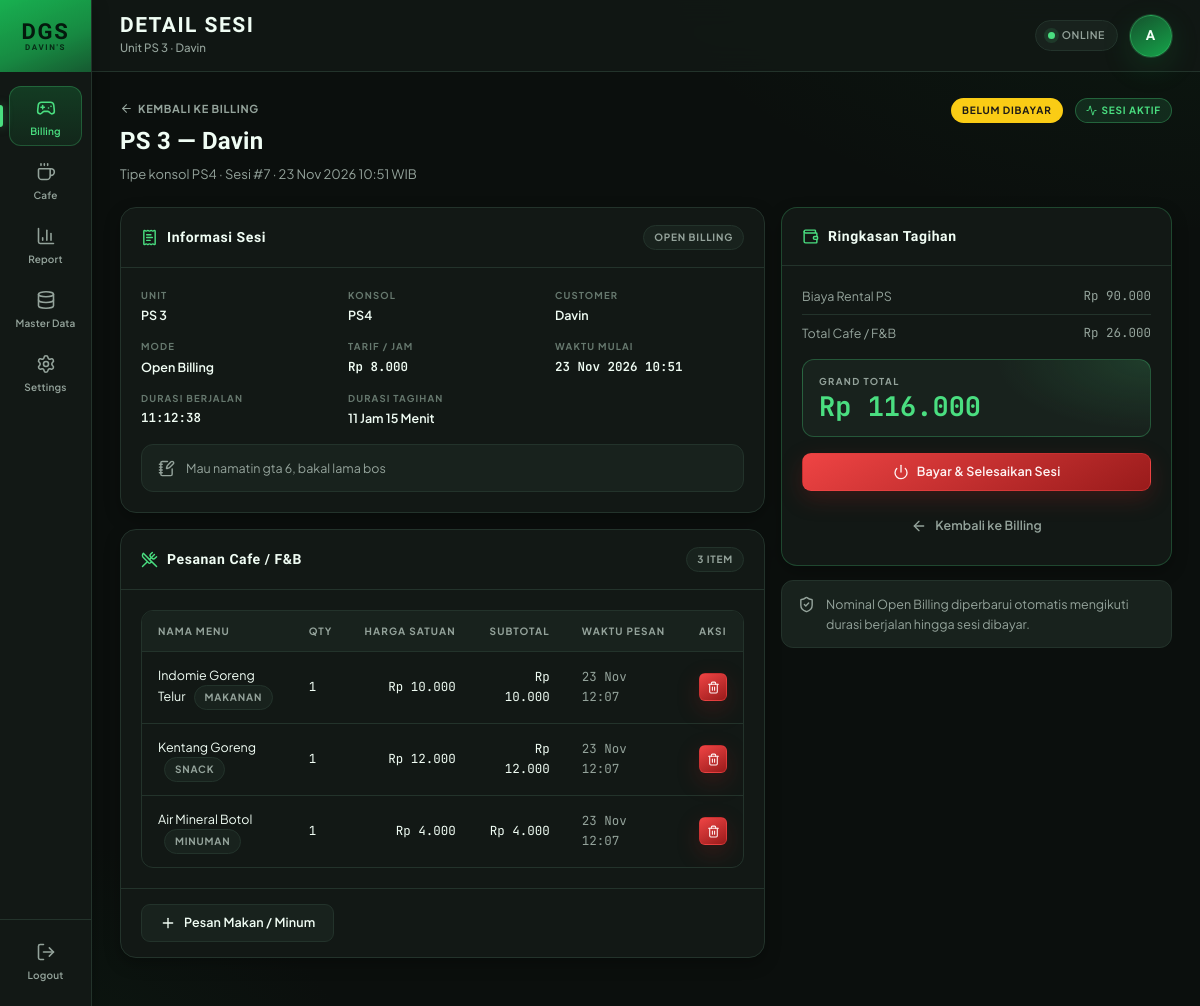
Screenshot of /pages/session_detail.php?id=7 (signed in) with the database file from the repository.
### tables this page shows
CREATE TABLE `billing_sessions` (
  `id` int UNSIGNED NOT NULL,
  `station_id` int UNSIGNED NOT NULL,
  `customer_name` varchar(100) NOT NULL,
  `billing_mode` enum('package','open') NOT NULL DEFAULT 'package',
  `hourly_rate_snapshot` int UNSIGNED NOT NULL COMMENT 'Tarif per jam saat sesi dimulai',
  `duration_minutes` int UNSIGNED DEFAULT NULL COMMENT 'Durasi paket (menit) atau total durasi final saat selesai',
  `start_time` datetime NOT NULL,
  `scheduled_end_time` datetime DEFAULT NULL COMMENT 'Target selesai untuk mode package (countdown)',
  `actual_end_time` datetime DEFAULT NULL COMMENT 'Waktu aktual saat sesi dihentikan/dibayar',
  `ps_cost` int UNSIGNED NOT NULL DEFAULT '0' COMMENT 'Biaya sewa PS',
  `fnb_cost` int UNSIGNED NOT NULL DEFAULT '0' COMMENT 'Akumulasi total pesanan F&B pada sesi ini',
  `total_cost` int UNSIGNED NOT NULL DEFAULT '0' COMMENT 'ps_cost + fnb_cost',
  `payment_status` enum('unpaid','paid') NOT NULL DEFAULT 'unpaid',
  `session_status` enum('active','completed','cancelled') NOT NULL DEFAULT 'active',
  `notes` varchar(255) DEFAULT NULL,
  `created_at` timestamp NOT NULL DEFAULT CURRENT_TIMESTAMP,
  `updated_at` timestamp NOT NULL DEFAULT CURRENT_TIMESTAMP ON UPDATE CURRENT_TIMESTAMP
);

CREATE TABLE `stations` (
  `id` int UNSIGNED NOT NULL,
  `name` varchar(50) NOT NULL COMMENT 'Contoh: PS 1, PS 2',
  `console_type` enum('PS4','PS5') NOT NULL DEFAULT 'PS4',
  `hourly_rate` int UNSIGNED NOT NULL COMMENT 'Tarif per jam dalam Rupiah',
  `status` enum('idle','playing','maintenance') NOT NULL DEFAULT 'idle',
  `created_at` timestamp NOT NULL DEFAULT CURRENT_TIMESTAMP,
  `updated_at` timestamp NOT NULL DEFAULT CURRENT_TIMESTAMP ON UPDATE CURRENT_TIMESTAMP
);

CREATE TABLE `fnb_order_items` (
  `id` int UNSIGNED NOT NULL,
  `order_id` int UNSIGNED NOT NULL,
  `menu_id` int UNSIGNED NOT NULL,
  `quantity` int UNSIGNED NOT NULL DEFAULT '1',
  `unit_price` int UNSIGNED NOT NULL COMMENT 'Harga satuan saat dipesan',
  `subtotal` int UNSIGNED NOT NULL COMMENT 'quantity * unit_price'
);

CREATE TABLE `fnb_menus` (
  `id` int UNSIGNED NOT NULL,
  `name` varchar(100) NOT NULL,
  `category` enum('makanan','minuman','snack') NOT NULL DEFAULT 'makanan',
  `price` int UNSIGNED NOT NULL,
  `stock` int UNSIGNED NOT NULL DEFAULT '0',
  `is_available` tinyint(1) NOT NULL DEFAULT '1',
  `created_at` timestamp NOT NULL DEFAULT CURRENT_TIMESTAMP,
  `updated_at` timestamp NOT NULL DEFAULT CURRENT_TIMESTAMP ON UPDATE CURRENT_TIMESTAMP
);

CREATE TABLE `fnb_orders` (
  `id` int UNSIGNED NOT NULL,
  `station_id` int UNSIGNED DEFAULT NULL COMMENT 'NULL jika pesanan walk-in tanpa main PS',
  `session_id` int UNSIGNED DEFAULT NULL COMMENT 'Mengikat tagihan F&B ke sesi PS yang sedang berjalan',
  `customer_name` varchar(100) DEFAULT NULL,
  `total_amount` int UNSIGNED NOT NULL DEFAULT '0',
  `payment_status` enum('unpaid','paid') NOT NULL DEFAULT 'unpaid',
  `ordered_at` datetime NOT NULL DEFAULT CURRENT_TIMESTAMP
);

### pages/session_detail.php (the view, shortened to what the rows shown need)
<?php
require_once dirname(__DIR__) . '/config/database.php';
require_once dirname(__DIR__) . '/config/helpers.php';
$sessionId = filter_input(INPUT_GET, 'id', FILTER_VALIDATE_INT, [
    'options' => ['min_range' => 1],
]);
$sessionSql = "SELECT
        b.id AS session_id,
        b.station_id,
        b.customer_name,
        b.billing_mode,
        b.hourly_rate_snapshot,
        b.duration_minutes,
        b.start_time,
        b.scheduled_end_time,
        b.actual_end_time,
        b.ps_cost,
        b.fnb_cost,
        b.total_cost,
        b.payment_status,
        b.session_status,
        b.notes,
        s.name AS station_name,
        s.console_type,
        s.status AS station_status
    FROM billing_sessions b
    INNER JOIN stations s ON s.id = b.station_id
    WHERE b.id = ?
    LIMIT 1";
$sessionStmt = mysqli_prepare($conn, $sessionSql);
$session = null;
if ($sessionStmt !== false) {
    mysqli_stmt_bind_param($sessionStmt, 'i', $sessionId);
    mysqli_stmt_execute($sessionStmt);
    $sessionResult = mysqli_stmt_get_result($sessionStmt);
    if ($sessionResult !== false) {
        $session = mysqli_fetch_assoc($sessionResult) ?: null;
    }
}
$pageTitle = 'DETAIL SESI';
$pageSubtitle = 'Unit ' . $session['station_name'] . ' · ' . $session['customer_name'];
$isActive = (string) $session['session_status'] === 'active';
$mode = (string) $session['billing_mode'];
$hourlyRate = (int) $session['hourly_rate_snapshot'];
$startTs = (int) strtotime((string) $session['start_time']);
$items = [];
$itemsSql = "SELECT
        o.id AS order_id,
        o.customer_name AS order_customer,
        o.total_amount AS order_total,
        o.payment_status AS order_payment,
        o.ordered_at,
        i.id AS item_id,
        i.quantity,
        i.unit_price,
        i.subtotal,
        m.name AS menu_name,
        m.category
    FROM fnb_orders o
    INNER JOIN fnb_order_items i ON i.order_id = o.id
    INNER JOIN fnb_menus m ON m.id = i.menu_id
    WHERE o.session_id = ?
    ORDER BY o.ordered_at ASC, i.id ASC";
$itemsStmt = mysqli_prepare($conn, $itemsSql);
if ($itemsStmt !== false) {
    mysqli_stmt_bind_param($itemsStmt, 'i', $sessionId);
    mysqli_stmt_execute($itemsStmt);
    $itemsResult = mysqli_stmt_get_result($itemsStmt);
    if ($itemsResult !== false) {
        while ($row = mysqli_fetch_assoc($itemsResult)) {
            $items[] = $row;
        }
    }
}
require_once dirname(__DIR__) . '/includes/header.php';
?>
<div class="app-shell">
    <div class="app-main">
        <?php require_once dirname(__DIR__) . '/includes/topbar.php'; ?>
        <main class="page-content">
            <section class="page-intro">
                <div>
                    <a class="back-link" href="<?= e(base_url('pages/billing.php')) ?>">
                        <i data-lucide="arrow-left"></i>Kembali ke Billing
                    </a>
                    <h2 class="page-heading"><?= e($session['station_name']) ?> — <?= e($session['customer_name']) ?></h2>
                    <p class="page-lead">
                        Tipe konsol <?= e($session['console_type']) ?> &middot; Sesi #<?= e((string) $sessionId) ?> &middot;
                        <?= e(date('d M Y H:i', $startTs)) ?> WIB
                    </p>
                </div>
            </section>
            <div class="detail-layout">
                <div class="stack">
                    <section class="card">
                        <div class="card-header">
                            <h3 class="card-title"><i data-lucide="receipt-text"></i>Informasi Sesi</h3>
                            <span class="badge badge-muted"><?= e($mode === 'open' ? 'Open Billing' : 'Paket') ?></span>
                        </div>
                        <div class="card-body">
                            <div class="info-grid">
                                <div class="info-item">
                                    <span class="info-label">Unit</span>
                                    <span class="info-value"><?= e($session['station_name']) ?></span>
                                </div>
                                <div class="info-item">
                                    <span class="info-label">Konsol</span>
                                    <span class="info-value"><?= e($session['console_type']) ?></span>
                                </div>
                                <div class="info-item">
                                    <span class="info-label">Customer</span>
                                    <span class="info-value"><?= e($session['customer_name']) ?></span>
                                </div>
                                <div class="info-item">
                                    <span class="info-label">Mode</span>
                                    <span class="info-value"><?= e($mode === 'open' ? 'Open Billing' : 'Paket') ?></span>
                                </div>
                                <div class="info-item">
                                    <span class="info-label">Tarif / Jam</span>
                                    <span class="info-value text-mono"><?= e(format_rupiah($hourlyRate)) ?></span>
                                </div>
                                <div class="info-item">
                                    <span class="info-label">Waktu Mulai</span>
                                    <span class="info-value text-mono"><?= e(date('d M Y H:i', $startTs)) ?></span>
                                </div>
                            </div>
                            <?php if ((string) ($session['notes'] ?? '') !== ''): ?>
                                <div class="alert alert--spaced">
                                    <i data-lucide="notebook-pen"></i>
                                    <span><?= e((string) $session['notes']) ?></span>
                                </div>
                            <?php endif; ?>
                        </div>
                    </section>
                    <section class="card">
                        <div class="card-body">
                            <?php if ($items === []): ?>
                                <p class="ps-empty-filter">Belum ada pesanan makanan atau minuman pada sesi ini.</p>
                            <?php else: ?>
                                <div class="table-wrap table-responsive">
                                    <table class="table">
                                        <thead>
                                            <tr>
                                                <th scope="col">Nama Menu</th>
                                                <th scope="col">Qty</th>
                                                <th scope="col" class="text-right">Harga Satuan</th>
                                                <th scope="col" class="text-right">Subtotal</th>
                                                <th scope="col">Waktu Pesan</th>
                                                <?php if ($isActive): ?>
                                                    <th scope="col" class="cell-actions">Aksi</th>
                                                <?php endif; ?>
                                            </tr>
                                        </thead>
                                        <tbody>
                                            <?php foreach ($items as $item): ?>
                                                <tr>
                                                    <td>
                                                        <?= e((string) $item['menu_name']) ?>
                                                        <span class="badge badge-muted badge--inline"><?= e(ucfirst((string) $item['category'])) ?></span>
                                                    </td>
                                                    <td class="cell-mono"><?= e((string) $item['quantity']) ?></td>
                                                    <td class="text-right cell-mono"><?= e(format_rupiah((int) $item['unit_price'])) ?></td>
                                                    <td class="text-right cell-mono"><?= e(format_rupiah((int) $item['subtotal'])) ?></td>
                                                    <td class="cell-muted text-mono"><?= e(date('d M H:i', (int) strtotime((string) $item['ordered_at']))) ?></td>
                                                    <?php if ($isActive): ?>
                                                        <td class="cell-actions">
                                                            <form
                                                                class="fnb-delete-form"
                                                                method="post"
                                                                action="<?= e(base_url('actions/cafe_order_delete_item.php')) ?>"
                                                                data-item-name="<?= e((string) $item['menu_name']) ?>"
                                                            >
                                                                <button
                                                                    class="btn btn-danger btn-icon btn-icon-sm"
                                                                    type="submit"
                                                                    aria-label="Hapus <?= e((string) $item['menu_name']) ?>"
                                                                    title="Hapus item pesanan"
                                                                >
                                                                    <i data-lucide="trash-2"></i>
                                                                </button>
                                                            </form>
                                                        </td>
                                                    <?php endif; ?>
                                                </tr>
                                            <?php endforeach; ?>
                                        </tbody>
                                    </table>
                                </div>
                            <?php endif; ?>
                        </div>
                    </section>
                </div>
            </div>
        </main>
    </div>
</div>
<?php
require_once dirname(__DIR__) . '/includes/footer.php';

### includes/topbar.php (shortened to what the rows shown need)
<?php
$pageTitle = isset($pageTitle) && $pageTitle !== '' ? (string) $pageTitle : 'Dashboard';
$pageSubtitle = isset($pageSubtitle) ? (string) $pageSubtitle : '';
?>
<header class="topbar">
    <div class="topbar-heading">
        <h1 class="topbar-title"><?= e($pageTitle) ?></h1>
        <?php if ($pageSubtitle !== ''): ?>
            <p class="topbar-subtitle"><?= e($pageSubtitle) ?></p>
        <?php endif; ?>
    </div>
</header>

### rows the page displays
billing_sessions: pageSubtitle "Unit PS 3 · Davin", station.name "PS 3", customer_name "Davin", station.console_type "PS4", start_time "23 Nov 2026 10:51", billing_mode "OPEN BILLING", billing_mode "Open Billing", hourly_rate_snapshot "Rp 8.000", notes "Mau namatin gta 6, bakal lama bos"
fnb_order_items: menu.name "Indomie Goreng Telur", menu.category "MAKANAN", quantity "1", unit_price "Rp 10.000", subtotal "Rp 10.000", order.ordered_at "23 Nov 12:07"
fnb_order_items: menu.name "Kentang Goreng", menu.category "SNACK", quantity "1", unit_price "Rp 12.000", subtotal "Rp 12.000", order.ordered_at "23 Nov 12:07"
fnb_order_items: menu.name "Air Mineral Botol", menu.category "MINUMAN", quantity "1", unit_price "Rp 4.000", subtotal "Rp 4.000", order.ordered_at "23 Nov 12:07"

### other values shown
$item['label'] "Billing"
$item['label'] "Cafe"
$item['label'] "Report"
$item['label'] "Master Data"
$item['label'] "Settings"
$pageTitle "DETAIL SESI"
$initials "A"
$sessionId "7"
count($items) "3"
format_rupiah($fnbCost) "Rp 26.000"
